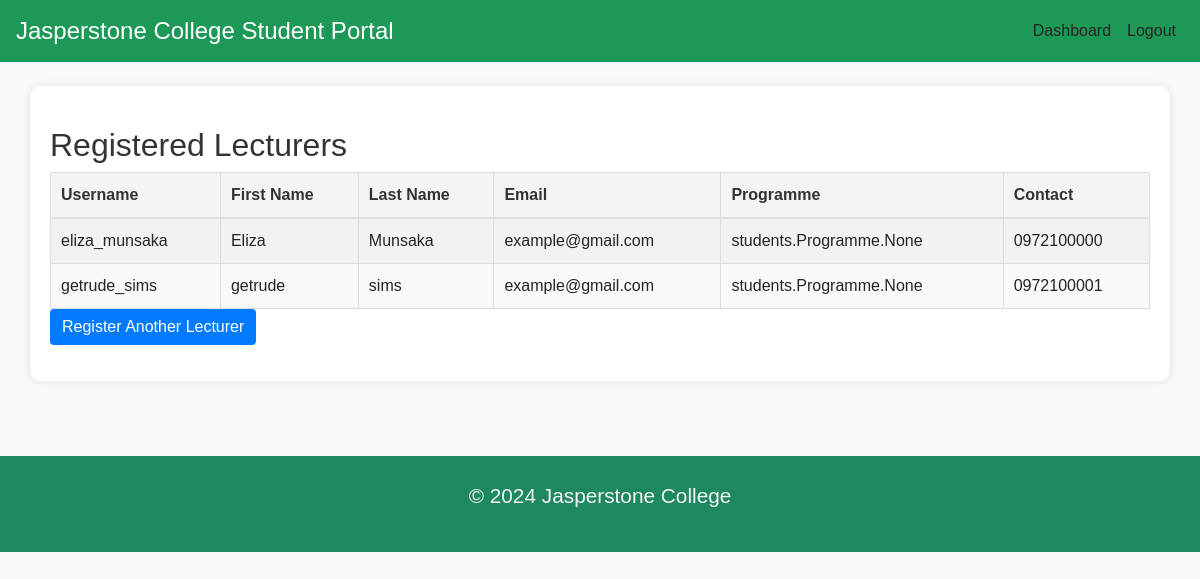
Page /administration/list_lecturers/ on the earlier database version.
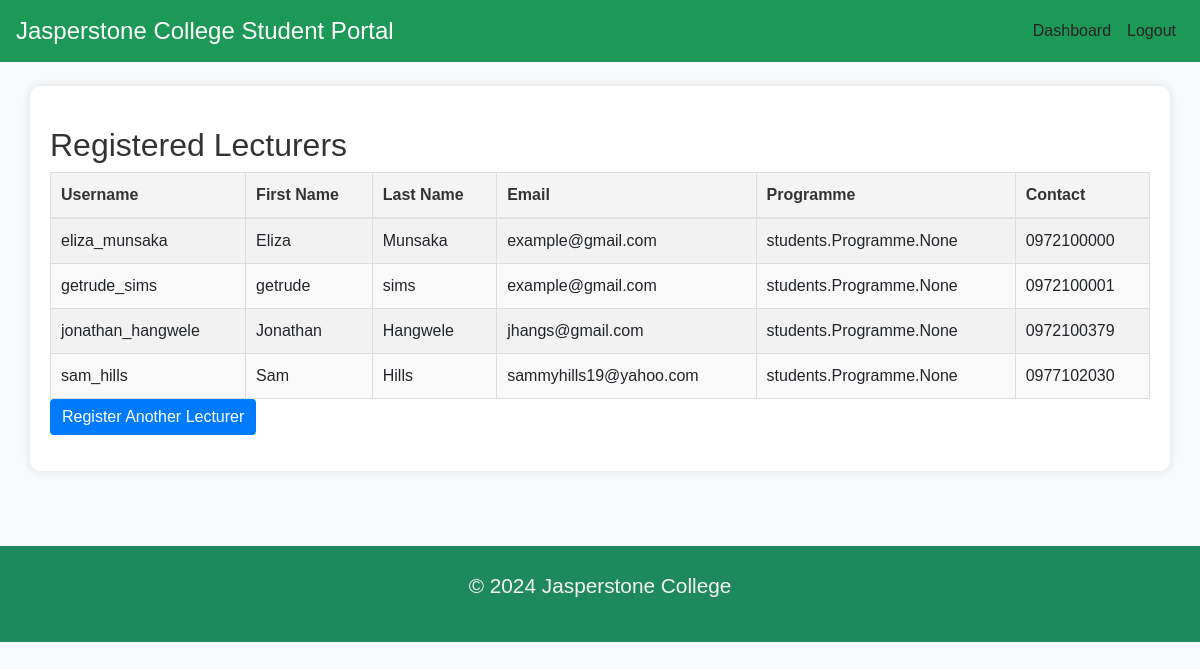
Same page on the later database version.
### lecturers/models.py (models this page shows, shortened)
class Lecturer(models.Model):
    user = models.OneToOneField(User, on_delete=models.CASCADE, related_name='lecturer_profile')
    assigned_courses = models.ManyToManyField(Course)
    programme = models.ManyToManyField(Programme)
    contact = models.CharField(max_length=20)

### administration/views.py (the view)
# urls.py: path('list_lecturers/', views.list_lecturers, name='list_lecturers'),
def list_lecturers(request):
    lecturers = Lecturer.objects.all()
    return render(request, 'administration/list_lecturers.html', {'lecturers': lecturers})

### administration/templates/administration/list_lecturers.html
{% extends "base.html" %}
{% block log %}
<div class="collapse navbar-collapse" id="navbarNav">
    <ul class="navbar-nav ml-auto">
        <li class="nav-item active">
            <a class="nav-link" href="{% url 'administration:admin_dashboard' %}">Dashboard</a>
        </li>
        <li class="nav-item">
            <a class="nav-link" href="{% url 'administration:admin_logout' %}">Logout</a>
        </li>
    </ul>
</div>
{% endblock log %}
{% block content %}
<h2>Registered Lecturers</h2>
<table class="table table-striped">
    <thead>
        <tr>
            <th>Username</th>
            <th>First Name</th>
            <th>Last Name</th>
            <th>Email</th>
            <th>Programme</th>
            <th>Contact</th>
        </tr>
    </thead>
    <tbody>
        {% for lecturer in lecturers %}
        <tr>
            <td>{{ lecturer.user.username }}</td>
            <td>{{ lecturer.user.first_name }}</td>
            <td>{{ lecturer.user.last_name }}</td>
            <td>{{ lecturer.user.email }}</td>
            <td>{{ lecturer.programme }}</td>
            <td>{{ lecturer.contact }}</td>
        </tr>
        {% empty %}
        <tr>
            <td colspan="6">No lecturers registered.</td>
        </tr>
        {% endfor %}
    </tbody>
</table>
<a href="{% url 'administration:register_lecturers' %}" class="btn btn-primary mb-3">Register Another Lecturer</a>
{% endblock %}

### templates/base.html (shortened to what this page needs)
{% load static %}
<!DOCTYPE html>
<html lang="en">
<head>
    <link href="https://stackpath.bootstrapcdn.com/bootstrap/4.5.2/css/bootstrap.min.css" rel="stylesheet">
    <link href="{% static 'css/styles.css' %}" rel="stylesheet">
    <link href="{% static 'css/560.css' %}" rel="stylesheet">
</head>
<body>
    <nav class="navbar navbar-expand-lg navbar-dark" style="background-color: #1c9956;">
        <a class="navbar-brand" href="#">Jasperstone College Student Portal</a>
        {% block log %}{% endblock log %}
    </nav>
    <div class="container mt-4">
        {% block content %}{% endblock content %}
    </div>
    <footer>
        <p>&copy; 2024 Jasperstone College</p>
    </footer>
</body>
</html>

### static/css/styles.css (style rules this page uses)
body { font-family: 'Arial', sans-serif; background-color: #f8f9fa; color: #333; margin: 0; }
a { text-decoration: none; color: #1c9956; }
.container { background-color: white; border-radius: 10px; box-shadow: 0px 0px 10px rgba(0, 0, 0, 0.1); padding: 20px; margin: 20px auto; }
h2, h3 { margin-top: 20px; }
.table { margin-bottom: 0; border-collapse: collapse; width: 100%; }
.table th, .table td { padding: 10px; border: 1px solid #ddd; text-align: left; }
.table th { background-color: #f4f4f4; color: #333; }
.table tbody tr:nth-child(even) { background-color: #f9f9f9; }
footer { margin-top: 75px; text-align: center; font-size: 1.3rem; padding: 24px; background-color: #1e885f; color: #f4f4f4; }
.navbar { background-color: #1c9956 !important; }
.navbar-brand { font-size: 1.5rem; }
.nav-link { color: #282323 !important; }

### static/css/560.css (style rules this page uses)
.btn-primary { background-color: #007bff !important; border: none; color: white !important; }

Differences in the rows shown:
added Lecturer: user.username "jonathan_hangwele", user.first_name "Jonathan", user.last_name "Hangwele", user.email "jhangs@gmail.com", programme "students.Programme.None", contact "0972100379"
added Lecturer: user.username "sam_hills", user.first_name "Sam", user.last_name "Hills", user.email "sammyhills19@yahoo.com", programme "students.Programme.None", contact "0977102030"
